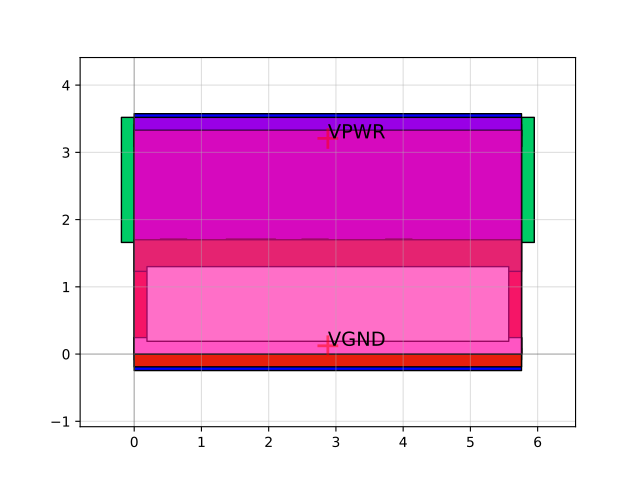

This chart was generated by the following Python code:
import sky130

c = sky130.components.sky130_fd_sc_hs__o311ai_2()
c.plot()
